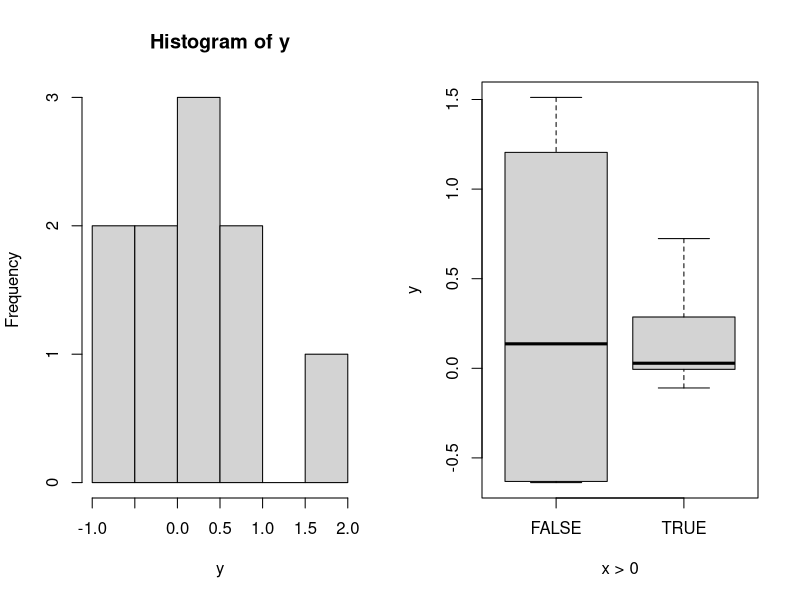
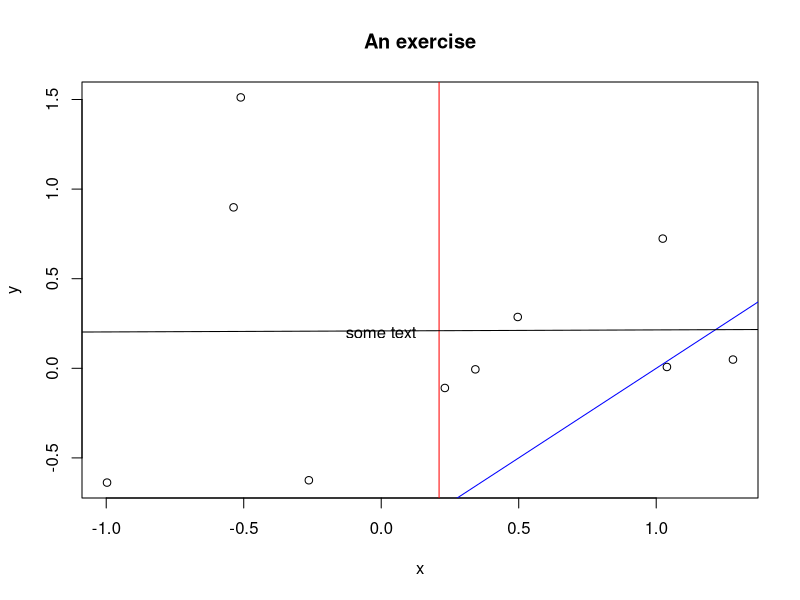
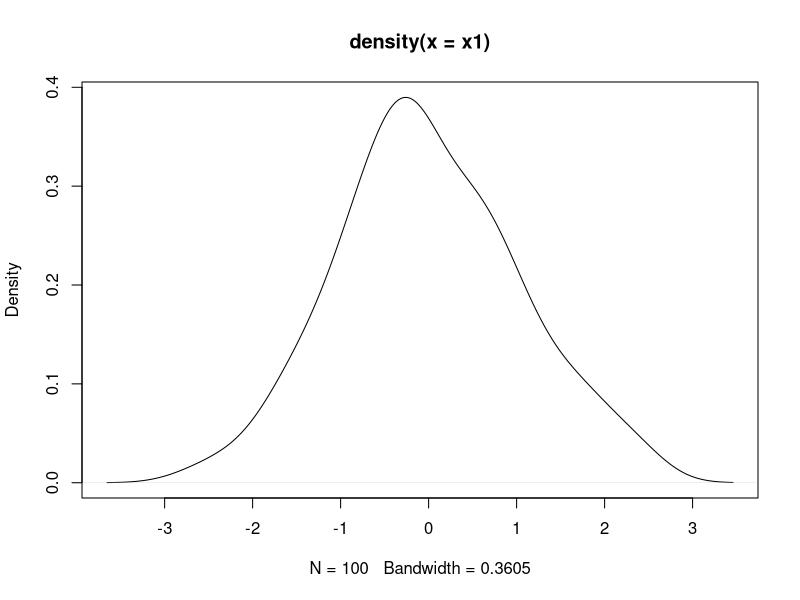
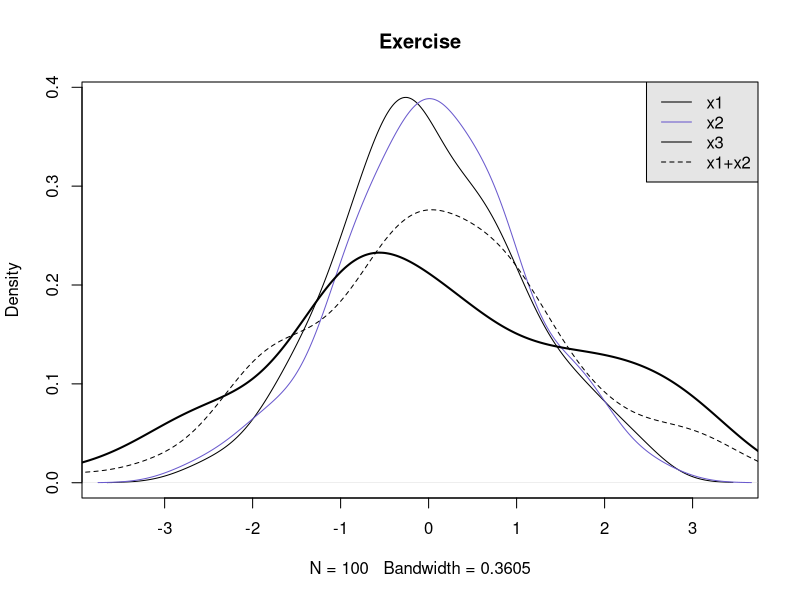

The R script that drew these images, in order:
## ---- chunk 1
mean
## ---- chunk 2
my.example <- 4 + 5
my.example
## ---- chunk 3
my.name <- dir()
my.name
## ---- chunk 4
?mean
## ---- chunk 5
getwd()
setwd("/Users/nataliagarbirasdiaz/Dropbox/Njala University Workshop on Experiments/Workshop 2016 (Chile)/R_handouts/Day_1_Getting_Started_R")   
## ---- chunk 6
library(Hmisc)
## ---- chunk 7
rm(list = ls())                                   
set.seed(20150420)        # OPT: Set a  seed to make replication possible. 
## ---- chunk 8
a <- 5                 # "<-"  is the assignment command; it is used to define things. eg:
a

b <- 1:10              # ":"  is used to define a string of integers
b

v <- c(1,3,2,4,110,pi) # use c() to make a vector with anything in it
v

# Extract elements of a vector:

b[1]                   # Returns position 1
b[6:5]                 # returns positions 6 and 5, in that order
b[-1]                  # Returns all but the first number  

# Returns all numbers indicated as "TRUE"
b[c(TRUE, FALSE, TRUE, FALSE, FALSE, TRUE, TRUE, FALSE, FALSE, FALSE)]  
                                                                          
# Assign new values to particular elements of a vector
b[5] <- 0
b
## ---- chunk 9
matrix(1:12, 3, 4)             # Make a 3*4 matrix with numbers 1:12
matrix(1:12, 4, 3)             # Make a 4*2 matrix with numbers 1:12
matrix(1:3, 4, 3)              # Make a 4*3 matrix with numbers 1:3, cycling; filling along by column
matrix(1:3, 4, 3, byrow=TRUE)  # Make a 4*3 matrix with numbers 1:3, cycling, filling  by row
## ---- chunk 10
M<-matrix(1:12, 3, 4)
rownames(M) = c("a","b","c")
colnames(M) = c("A","B","C", "Z")
M
## ---- chunk 11
sum(b)                     # sum
mean(b)                    # mean
max(b)                     # mean
min(b)                     # min
sd(b)                      # standard deviation
var(b)                     # variance
## ---- chunk 12
b^2                        # Square the variable
matrix(1:3, 4, 3)^2        # Square the elements of a matrix 
b^.5                       # Square root of the variable
log(b)                     # log of variable
exp(b)                     # e to the b
## ---- chunk 13
b==2                       # Is equal to
b<5                        # Less than
b>=5                       # Greater than or equal to 
b<=5 | b/4==2              # OR
b>2 & b<9                  # AND
is.na(b)                   # where is data missing
which(b<5)                 # gives indices of values meeting logical requirement
## ---- chunk 14
rnorm(5)                      # Draws 5 obs. from normal distribution
rbinom(5, 10, .4)             # Draws from a binomial distribution
runif(5)                      # Draws from a uniform distribution
## ---- chunk 15
x  = rnorm(100)               # Create variable "x" with 100 obs. from normal distribution
y  = x+rnorm(100)

y+x                            # Add variables together (or subtract, multiply etc)
y>x                            # Logical relation between two variables?
cor(x,y)                       # Correlation between variables
t.test(y~(x>.5))               # t-test of null that variables unrelated
lm(y~x)                        # OLS regression 
M<- lm(y~x)   
summary(M)                     # Summary of OLS regression
y%*%x                          # inner product of variables

# Make a dataframe and view it
d <- data.frame(x, y)
## ---- chunk 16
x<-0                    
for(i in 1:10){         # repeat an expression for values of i in 1 to 10. 
  print(x<x+i)          # print allows you to see the results in the R console.  
   }

x=0
while(x <10){           # keep repeating an expression as long as some condition is satisfied
  print(x^2)
  x<-x+1
}

## ---- chunk 17
sapply(1:4, function(j) j^2)   # faster way to do loops; this example runs function j^2 on 
                               # numbers j in 1:4
M<-matrix(rnorm(40), 4, 10)
apply(M, 1, mean)              # faster way to do lots of operations on a matrix: here take the mean 
                               # of every ROW (1)
apply(M, 2, sd)                # faster way to do lots of operations on a matrix: here take the sd  
                               # of every COLUMN (2)
## ---- chunk 18
h <- function(a, b=1) {        # Define any function by 1. assigning arguments (here a,b) and
                               # 2. giving any default values
     a^2 -b                    # (here b=1), and then giving the function
          }             
h(1)                           # illustration of function
h(1,2)                         # illustration of function

## ---- chunk 19
# ( )   used for funtions, and for vectors: 
log(1)

# ( )   also used to keep things in blocks:
(1+2)/(2+1)
1+2/2+1

# [ ]   used to extract indices:
(10:12)[2]

# { } Used to keep blocks together, with final component returned:
x <- {
  a<-1
  b<-2
  a/b
}

x
## ---- chunk 20
# First, how do we do this?
y <- rnorm(10)                  # Generate y from a normal distribution 
x <- rnorm(10)                  # Generate y from a normal distribution 
## ---- chunk 21

mean(y)
mean(x)                 
var(x)
sd(x)
max(x)
min(x)
summary(x)          # Basic summary statistics

cov(x,y)            # What is cov? 
mean(y[x>0])        # Estimates the mean of y when x>0

## ---- chunk 22

par(mfrow = c(1,2))             # This lets you put a set of graphs on the same canvas -- here, 2*2
hist(y)                         # A histogram
boxplot(y~(x>0))                # Box plots
dev.off()                       # We tell R that we no longer want to plot in a 1 by 2 canvas. 
## ---- chunk 23
plot(x,y)                       # xy plots  
abline(a=-1, b = 1, col="blue") # Add a sloped line
abline(v=mean(x), col="red")    # Add a vertical line
abline(lm(y~x))                 # Add a regression line
text(0, 0.2, "some text")       # Add text
title("An exercise")            # Add a title

# A more fancy plot
x1 <- rnorm(100)
x2 <- rnorm(100) 
x3 <- rnorm(100)+x1+x2

plot(density(x1))           # We plot the distribution of x1. 

# How do we plot all three distributions?

plot(density(x1), main="Exercise")   #Notice we can add a title in the same plot command
lines(density(x2), col="slateblue")
lines(density(x3), lwd = 2)
lines(density(x1+x2), lty=2)

##Add a legend 
legend("topright", legend = c("x1","x2","x3","x1+x2"), 
       col = c("black", "slateblue", "black","black"),
       lty = c(1, 1, 1, 2), bg = "gray90")
